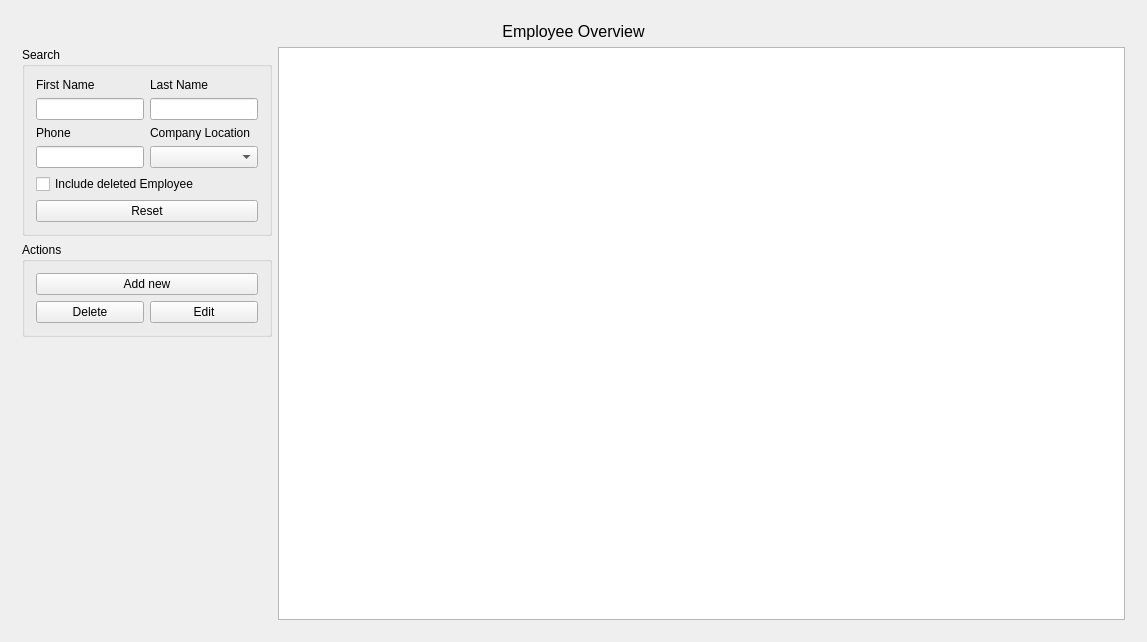
<?xml version="1.0" encoding="UTF-8"?>
<ui version="4.0">
 <class>EmployeeManagerWidgetClass</class>
 <widget class="QWidget" name="EmployeeManagerWidgetClass">
  <property name="geometry">
   <rect>
    <x>0</x>
    <y>0</y>
    <width>1147</width>
    <height>642</height>
   </rect>
  </property>
  <property name="font">
   <font>
    <family>Arial</family>
   </font>
  </property>
  <property name="windowTitle">
   <string>EmployeeManagerWidget</string>
  </property>
  <layout class="QGridLayout" name="gridLayout">
   <item row="0" column="0">
    <widget class="QStackedWidget" name="stackedWidget">
     <property name="currentIndex">
      <number>0</number>
     </property>
     <widget class="QWidget" name="page_main">
      <layout class="QVBoxLayout" name="verticalLayout_4">
       <item>
        <widget class="QLabel" name="lb_p1_overview">
         <property name="font">
          <font>
           <family>Arial</family>
           <pointsize>12</pointsize>
          </font>
         </property>
         <property name="text">
          <string>Employee Overview</string>
         </property>
         <property name="alignment">
          <set>Qt::AlignmentFlag::AlignCenter</set>
         </property>
        </widget>
       </item>
       <item>
        <layout class="QHBoxLayout" name="horizontalLayout" stretch="0,2">
         <item>
          <layout class="QVBoxLayout" name="verticalLayout_2">
           <item>
            <widget class="QGroupBox" name="groupBox">
             <property name="title">
              <string>Search</string>
             </property>
             <layout class="QVBoxLayout" name="verticalLayout">
              <item>
               <layout class="QGridLayout" name="gridLayout_2">
                <item row="2" column="1">
                 <widget class="QLabel" name="lb_p1_location">
                  <property name="text">
                   <string>Company Location</string>
                  </property>
                 </widget>
                </item>
                <item row="0" column="0">
                 <widget class="QLabel" name="lb_p1_firstName">
                  <property name="text">
                   <string>First Name</string>
                  </property>
                 </widget>
                </item>
                <item row="3" column="1">
                 <widget class="QComboBox" name="cb_p1_companyLoc"/>
                </item>
                <item row="1" column="0">
                 <widget class="QLineEdit" name="le_p1_firstName"/>
                </item>
                <item row="0" column="1">
                 <widget class="QLabel" name="lb_p1_lastName">
                  <property name="text">
                   <string>Last Name</string>
                  </property>
                 </widget>
                </item>
                <item row="1" column="1">
                 <widget class="QLineEdit" name="le_p1_lastName"/>
                </item>
                <item row="2" column="0">
                 <widget class="QLabel" name="lb_p1_phone">
                  <property name="text">
                   <string>Phone</string>
                  </property>
                 </widget>
                </item>
                <item row="3" column="0">
                 <widget class="QLineEdit" name="le_p1_phone"/>
                </item>
               </layout>
              </item>
              <item>
               <widget class="QCheckBox" name="chb_p1_deletedEmployee">
                <property name="text">
                 <string>Include deleted Employee</string>
                </property>
               </widget>
              </item>
              <item>
               <widget class="QPushButton" name="pb_p1_reset">
                <property name="text">
                 <string>Reset</string>
                </property>
               </widget>
              </item>
             </layout>
            </widget>
           </item>
           <item>
            <widget class="QGroupBox" name="groupBox_2">
             <property name="title">
              <string>Actions</string>
             </property>
             <layout class="QVBoxLayout" name="verticalLayout_3">
              <item>
               <layout class="QGridLayout" name="gridLayout_3">
                <property name="bottomMargin">
                 <number>0</number>
                </property>
                <item row="1" column="0">
                 <widget class="QPushButton" name="pb_p1_delete">
                  <property name="text">
                   <string>Delete</string>
                  </property>
                 </widget>
                </item>
                <item row="1" column="1">
                 <widget class="QPushButton" name="pb_p1_edit">
                  <property name="text">
                   <string>Edit</string>
                  </property>
                 </widget>
                </item>
                <item row="0" column="0" colspan="2">
                 <widget class="QPushButton" name="pb_p1_add">
                  <property name="text">
                   <string>Add new</string>
                  </property>
                 </widget>
                </item>
               </layout>
              </item>
             </layout>
            </widget>
           </item>
           <item>
            <spacer name="verticalSpacer">
             <property name="orientation">
              <enum>Qt::Orientation::Vertical</enum>
             </property>
             <property name="sizeHint" stdset="0">
              <size>
               <width>20</width>
               <height>40</height>
              </size>
             </property>
            </spacer>
           </item>
          </layout>
         </item>
         <item>
          <widget class="QTableView" name="tv_employee"/>
         </item>
        </layout>
       </item>
      </layout>
     </widget>
     <widget class="QWidget" name="page_addEdit">
      <layout class="QVBoxLayout" name="verticalLayout_8">
       <item>
        <layout class="QHBoxLayout" name="horizontalLayout_2">
         <item>
          <spacer name="horizontalSpacer_2">
           <property name="orientation">
            <enum>Qt::Orientation::Horizontal</enum>
           </property>
           <property name="sizeHint" stdset="0">
            <size>
             <width>40</width>
             <height>20</height>
            </size>
           </property>
          </spacer>
         </item>
         <item>
          <layout class="QVBoxLayout" name="verticalLayout_7">
           <item>
            <spacer name="verticalSpacer_3">
             <property name="orientation">
              <enum>Qt::Orientation::Vertical</enum>
             </property>
             <property name="sizeHint" stdset="0">
              <size>
               <width>20</width>
               <height>40</height>
              </size>
             </property>
            </spacer>
           </item>
           <item>
            <widget class="QGroupBox" name="groupBox_3">
             <property name="title">
              <string>Data</string>
             </property>
             <layout class="QVBoxLayout" name="verticalLayout_6">
              <item>
               <layout class="QGridLayout" name="gridLayout_4">
                <item row="2" column="0">
                 <widget class="QLabel" name="lb_p2_phone">
                  <property name="text">
                   <string>Phone</string>
                  </property>
                 </widget>
                </item>
                <item row="1" column="0">
                 <widget class="QLineEdit" name="le_p2_firstName"/>
                </item>
                <item row="1" column="1">
                 <widget class="QLineEdit" name="le_p2_lastName"/>
                </item>
                <item row="0" column="1">
                 <widget class="QLabel" name="lb_p2_lastName">
                  <property name="text">
                   <string>Last Name</string>
                  </property>
                 </widget>
                </item>
                <item row="0" column="0">
                 <widget class="QLabel" name="lb_p2_firstName">
                  <property name="text">
                   <string>First Name</string>
                  </property>
                 </widget>
                </item>
                <item row="3" column="0">
                 <widget class="QLineEdit" name="le_p2_phone"/>
                </item>
                <item row="2" column="1">
                 <widget class="QLabel" name="lb_p2_location">
                  <property name="text">
                   <string>Company Location</string>
                  </property>
                 </widget>
                </item>
                <item row="3" column="1">
                 <widget class="QComboBox" name="cb_p2_companyLoc"/>
                </item>
               </layout>
              </item>
             </layout>
            </widget>
           </item>
           <item>
            <widget class="QGroupBox" name="groupBox_4">
             <property name="title">
              <string>Actions</string>
             </property>
             <layout class="QVBoxLayout" name="verticalLayout_5">
              <item>
               <layout class="QGridLayout" name="gridLayout_5">
                <item row="1" column="0">
                 <widget class="QPushButton" name="pb_p2_clear">
                  <property name="text">
                   <string>Clear</string>
                  </property>
                 </widget>
                </item>
                <item row="1" column="1">
                 <widget class="QPushButton" name="pb_p2_back">
                  <property name="text">
                   <string>Back</string>
                  </property>
                 </widget>
                </item>
                <item row="0" column="0" colspan="2">
                 <widget class="QPushButton" name="pb_p2_save">
                  <property name="text">
                   <string>Save</string>
                  </property>
                 </widget>
                </item>
               </layout>
              </item>
             </layout>
            </widget>
           </item>
           <item>
            <spacer name="verticalSpacer_2">
             <property name="orientation">
              <enum>Qt::Orientation::Vertical</enum>
             </property>
             <property name="sizeHint" stdset="0">
              <size>
               <width>20</width>
               <height>40</height>
              </size>
             </property>
            </spacer>
           </item>
          </layout>
         </item>
         <item>
          <spacer name="horizontalSpacer">
           <property name="orientation">
            <enum>Qt::Orientation::Horizontal</enum>
           </property>
           <property name="sizeHint" stdset="0">
            <size>
             <width>40</width>
             <height>20</height>
            </size>
           </property>
          </spacer>
         </item>
        </layout>
       </item>
      </layout>
     </widget>
    </widget>
   </item>
  </layout>
 </widget>
 <layoutdefault spacing="6" margin="11"/>
 <tabstops>
  <tabstop>le_p2_firstName</tabstop>
  <tabstop>le_p2_lastName</tabstop>
  <tabstop>le_p2_phone</tabstop>
  <tabstop>cb_p2_companyLoc</tabstop>
  <tabstop>pb_p2_save</tabstop>
  <tabstop>pb_p2_clear</tabstop>
  <tabstop>pb_p2_back</tabstop>
  <tabstop>cb_p1_companyLoc</tabstop>
  <tabstop>pb_p1_delete</tabstop>
  <tabstop>tv_employee</tabstop>
  <tabstop>le_p1_firstName</tabstop>
 </tabstops>
 <resources/>
 <connections/>
</ui>
